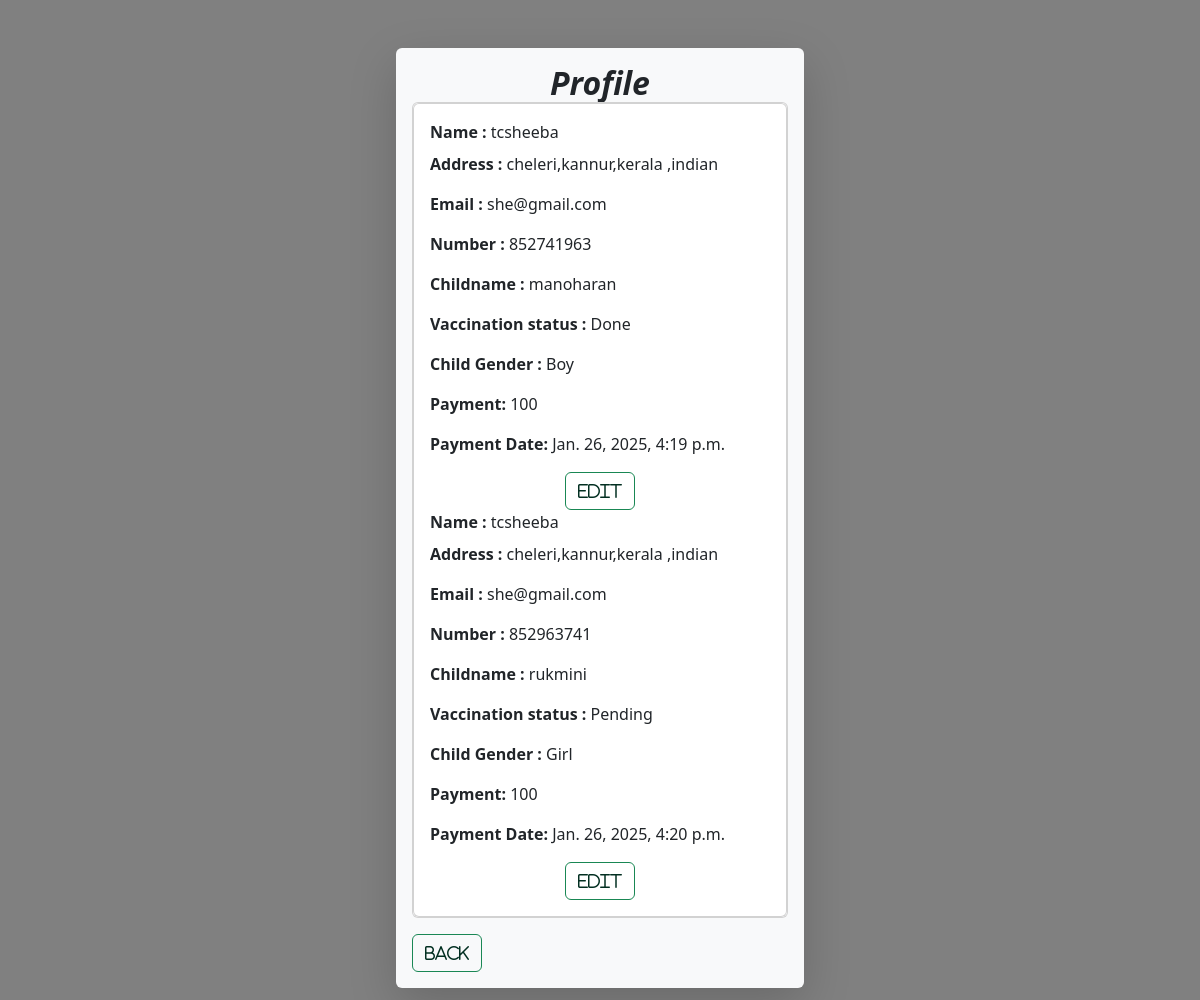
The app's page /profile/ (signed in) with its own data.
### public/models.py (models this page shows)
class Parent(models.Model):
    user=models.ForeignKey(User,on_delete=models.CASCADE,null=True)
    name=models.CharField(max_length=200,null=False)
    address=models.CharField(max_length=200,null=False)
    email=models.EmailField(null=False)
    phone=models.CharField(max_length=200,null=False)
    gender_options=(
       ( "Female",'Female'),
        ('Male','Male')
    )
    gender=models.CharField(max_length=200,null=False,choices=gender_options,default='Male')
    childname=models.CharField(max_length=200,null=False)
    age=models.CharField(max_length=200,null=False)
    child_gender=(
        ("Girl","Girl"),
        ('Boy','Boy')
    )
    childgender=models.CharField(max_length=200,null=False,choices=child_gender,default='Boy')
    vaccin=(
        ('Done','Done'),
         ('Pending','Pending')        #we need to define that its a TUPLE,DIc
    )
    vaccinated=models.CharField(max_length=200,null=True,choices=vaccin,default='Done')
    payment=models.IntegerField(default=100)
    type=(
        ('Cash','Cash'),
        ('Upi','Upi')
        )
    payment_Mode=models.CharField(max_length=200,null=False,choices=type,default='Cash')
    status=(
        ('Done','Done'),
        ('Pending','Pending')
    )
    payment_date=models.DateTimeField(null=True,auto_now_add=True)

### public/views.py (the view)
# urls.py: path('profile/',views.Profile.as_view(),name='profile'),
class Profile(ListView):
    model=Parent
    template_name='profile.html'
    context_object_name='profile'
    def get_queryset(self):
        qs=Parent.objects.filter(user=self.request.user)
        print(self.request.user)
        print(qs)
        return  qs

### templates/profile.html (shortened to what this page needs)
<!DOCTYPE html>
<html lang="en">
<head>
    <link href="https://cdn.jsdelivr.net/npm/bootstrap@5.3.3/dist/css/bootstrap.min.css" rel="stylesheet">
    <link rel="stylesheet" href="https://cdnjs.cloudflare.com/ajax/libs/font-awesome/6.7.2/css/all.min.css" />
</head>
<body style="background-color: gray;">
    <div class="row">
        <div class="col-4"></div>
        <div class="col-4 mt-5 shadow-lg p-3 mb-5 bg-body-tertiary rounded" >
            <h2 class="card-title text-center fst-italic fw-bold">Profile</h2>
            <div class="card ">
                <div class="card"  >
                    <div class="card-body">
                        {% if profile %}
                        {% for profile in profile %}
                        <p class="card-title"> <strong>Name :</strong> {{ profile.name }}</p>
                        <p class="card-text"> <strong>Address :</strong>  {{ profile.address }} </p>
                        <p class="card-text"> <strong>Email :</strong>  {{ profile.email }} </p>
                        <p class="card-text"> <strong>Number : </strong> {{ profile.phone }}</p>
                        <p class="card-text"> <strong>Childname : </strong> {{ profile.childname }}</p>
                        <p class="card-text"> <strong>Vaccination status : </strong> {{ profile.vaccinated }}</p>
                        <p class="card-text"> <strong>Child Gender : </strong> {{ profile.childgender }}</p>
                        <p class="card-text"><strong>Payment:</strong> {{ profile.payment }}</p>
                        <p class="card-text"><strong>Payment Date:</strong> {{ profile.payment_date }}</p>
                       <div class="d-flex justify-content-around">
                            <button class="btn btn-outline-success "> <a href="{% url 'update-profile' pk=profile.pk %}" class="card-link link-underline-success text-body-secondary"><i class="fa-sharp fa-regular fa-left fa-1xl" style="color: #022f21;">Edit</i></a></button>
                       </div>
                        {% endfor %}
                        {% else %}
                        <p>No profiles found.</p>
                        {% endif %}
                    </div>
                </div>
            </div>
            <button class="btn btn-outline-success  mt-3 "><a href="{% url 'combined_view' %}" class="card-link link-underline-success text-body-secondary "><i class="fa-sharp fa-regular fa-left fa-1xl" style="color: #022f21;">Back</i></a></button>
        </div>
        <div class="col-4"></div>
    </div>
</body>
</html>

### records on screen
Parent: name "tcsheeba", address "cheleri,kannur,kerala ,indian", email "she@gmail.com", phone "852741963", childname "manoharan", vaccinated "Done", childgender "Boy", payment "100", payment_date "Jan. 26, 2025, 4:19 p.m."
Parent: name "tcsheeba", address "cheleri,kannur,kerala ,indian", email "she@gmail.com", phone "852963741", childname "rukmini", vaccinated "Pending", childgender "Girl", payment "100", payment_date "Jan. 26, 2025, 4:20 p.m."
